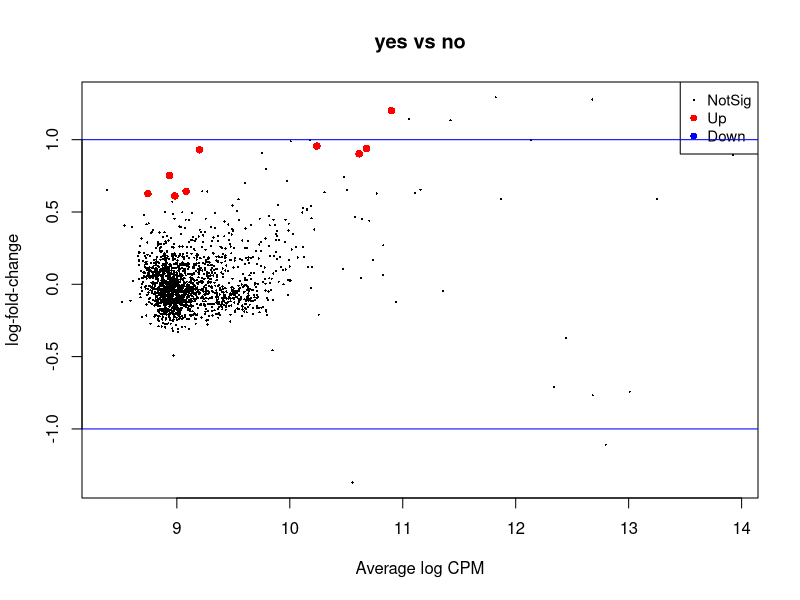
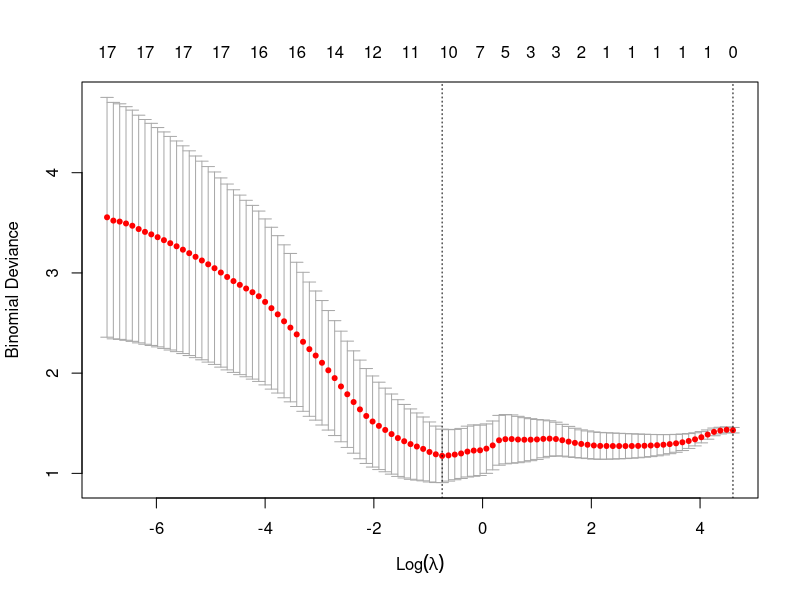
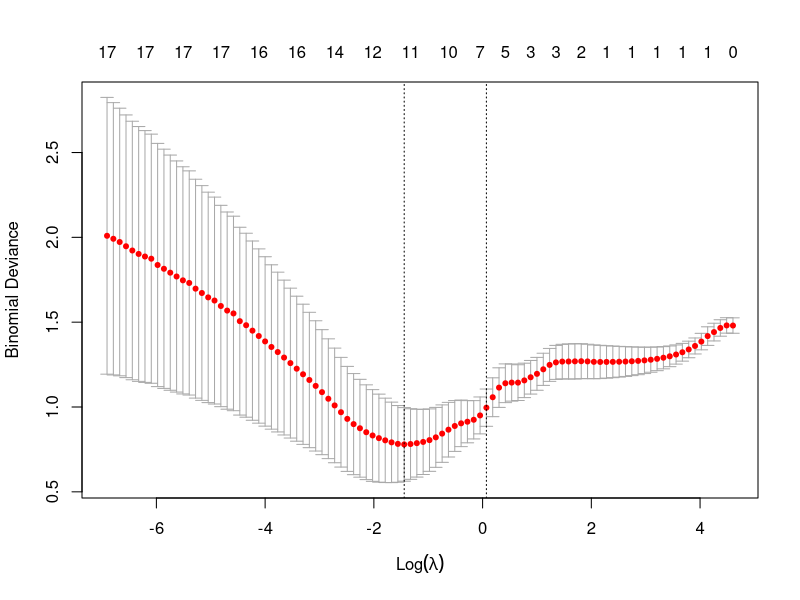
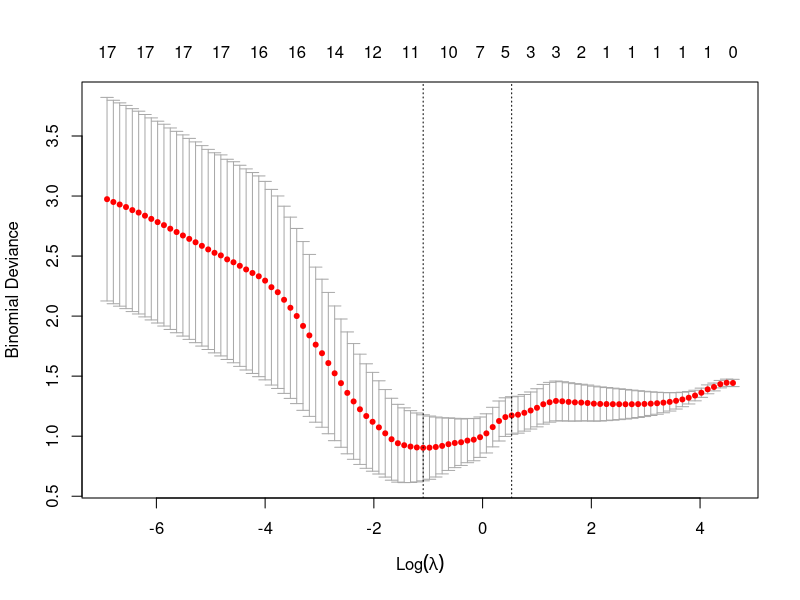
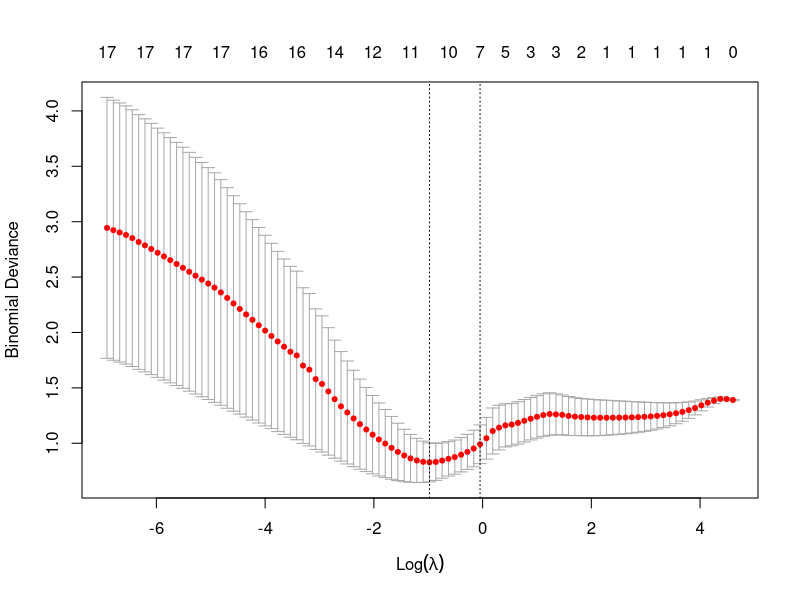
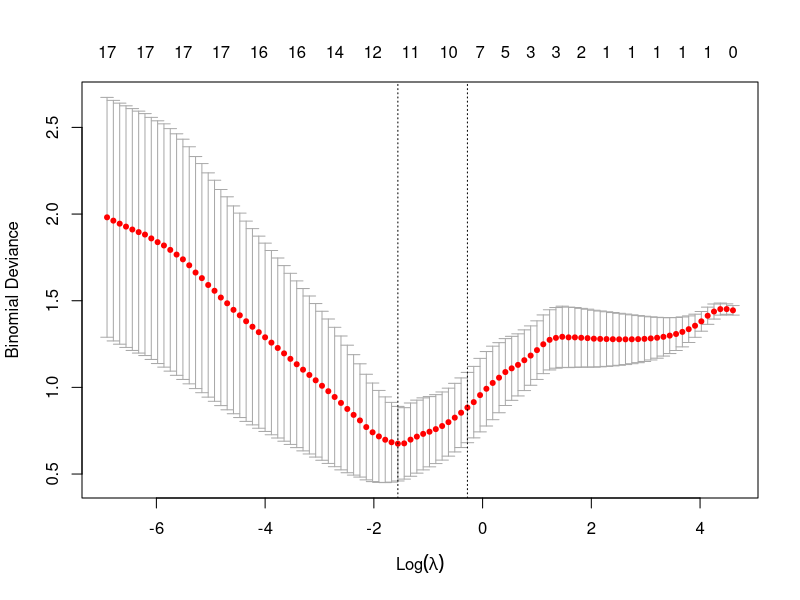
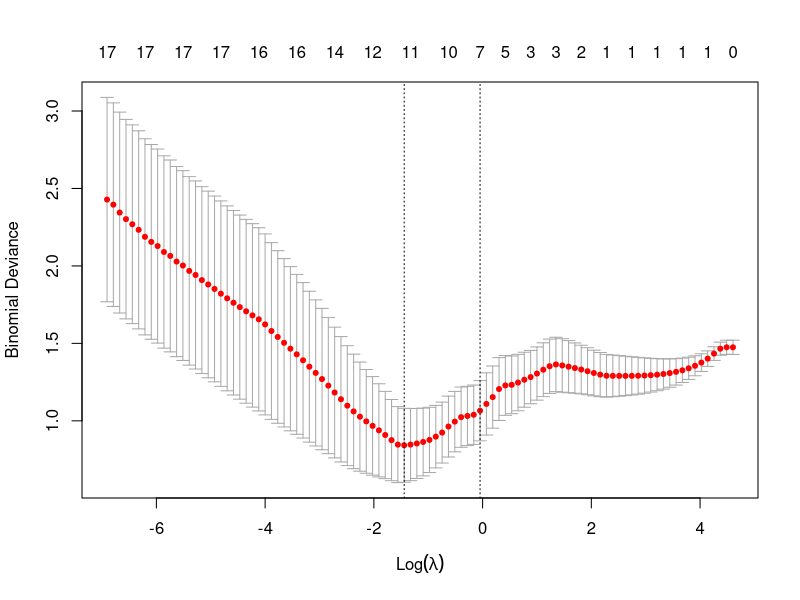
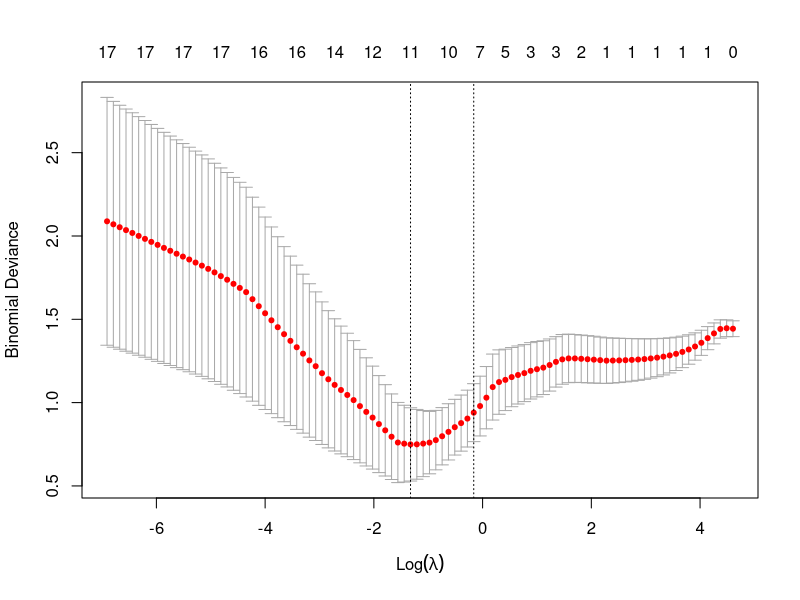

These figures' R source, in order: (Note: this script raises an error after producing the figures.)
library("survminer")
library("ggplot2")
require("survival")
library(glmnet)
library(pheatmap)
library(RColorBrewer)
library(tidyverse)
library(edgeR)
library(pROC)

# get Sig DE genes for training set 

CD68_df = read.csv("CD68_av.csv", header = T)
CD68_df$SpotID <- CD68_df$X
Res_CD68 = read.csv("CD68_response_table.csv", header = T)
Res_CD68$SpotID <- Res_CD68$ROI_ID_2
CD68_2 = merge(CD68_df, Res_CD68, by = "SpotID", all = FALSE)
CD68_2$group <- CD68_2$response # define the group you want to compare
data = CD68_2[,3:1713]
prop_test = 0.20
idx0 = which(CD68_2$group=="no")
idx1 = which(CD68_2$group=="yes")

#number_of_splits = 10

aucs = rep(-1,200)

for (cSplit in 107:150){
  
  set.seed(cSplit)
  idx0_shuffled = sample(idx0, length(idx0), replace = FALSE)
  idx1_shuffled = sample(idx1, length(idx1), replace = FALSE)
  
  test_idx = c(idx0_shuffled[1:(length(idx0)*prop_test)],idx1_shuffled[1:(length(idx1)*prop_test)])
  train_idx = setdiff(1:dim(data)[1],test_idx)
  train_data = CD68_2[train_idx,]
  train_data2 = train_data[,3:1713]
  test_data = CD68_2[test_idx,]
  test_data2 = test_data[,3:1713]
  
  # make the pseudo counts of the data
  
  d = DGEList(t(train_data2), group= train_data$response)
  d = calcNormFactors(d)    
  d = estimateCommonDisp(d)
  d = estimateTagwiseDisp(d)
  
  #Find significant genes
  response <- exactTest(d, pair = c("no", "yes"))
  FDR <- p.adjust(response$table$PValue, method="BH")
  sum(FDR < 0.2)
  topTags(response)
  plotMD(response)
  abline(h=c(-1,1), col="blue")
  response$table$FDR = FDR
  write.csv(response$table, "CD68_train_set_Sig_Genes.csv")
  
  dex_df = response$table
  dex_sel_genes = dex_df[which(dex_df$FDR < 0.2),] # take only genes that have FDR < 0.1
  dex_df$gene = row.names(dex_df)
  do_lasso = 1
  
  train_data3 = train_data[,which(colnames(train_data) %in% rownames(dex_sel_genes))]
  train_data3$response = train_data$response
  
  if (do_lasso){
    nGene = dim(train_data3)[2] - 1
    dim2 = dim(train_data3)[2]
    var_counts = matrix(0,1,nGene+1)
    mean_coeffs = matrix(0,nGene+1,1)
    nSeeds = 100
    
    for(cSeed in 1:nSeeds){
      
      print(cSeed)
      set.seed(cSeed)
      
      # lambdas_to_try <- 10^seq(-3, 5, length.out = 100)
      lambdas_to_try <- 10^seq(-3, 2, length.out = 100)
      ##
      lasso_cv <- cv.glmnet(as.matrix(train_data3[,1:nGene]), train_data3$response, alpha = 1, lambda = lambdas_to_try,
                            standardize = FALSE, nfolds = 10, family = "binomial")
      plot(lasso_cv)
      lambda_cv <- lasso_cv$lambda.min
      model_cv <- glmnet(as.matrix(train_data3[,1:nGene]), train_data3$response, alpha = 1, lambda = lambda_cv, standardize = FALSE, family = "binomial")
      coeffs <- predict(model_cv, as.matrix(train_data3[,1:nGene]), type = "coefficients")
      
      var_counts[which(coeffs!=0)] = var_counts[which(coeffs!=0)] + 1
      mean_coeffs = mean_coeffs + (coeffs/nSeeds)
      
    }
    
    mean_coeffs_weighted = mean_coeffs * (nSeeds/t(var_counts));
    
    var_props = var_counts / nSeeds
    colnames(var_props) = c("intercept",colnames(train_data3)[1:nGene])
    rownames(mean_coeffs) = c("intercept",colnames(train_data3)[1:nGene])
    rownames(mean_coeffs_weighted) = c("intercept",colnames(train_data3)[1:nGene])
    t(var_props)
    #mean_coeffs
    mean_coeffs_weighted #[2:nGene+1,]
    
    ## refit model
    var_props_nointerc = var_props[1,2:(nGene+1)]
    nonzero = which(var_props_nointerc>0)
    
    cSeed = 2001
    print(cSeed)
    set.seed(cSeed)
    
    model_cv <- glmnet(as.matrix(train_data3[,nonzero]), train_data3$response, alpha = 1, lambda = 0, standardize = FALSE, family = "binomial")
    coeffs <- predict(model_cv, as.matrix(train_data3[,nonzero]), type = "coefficients")
    
    coeffs
  }else{
    nGene = dim(train_data3)[2] - 1
    dim2 = dim(train_data3)[2]  
    nonzero = (1:nGene)
  }
  
  print(coeffs)
  
   ## heatmap
  
  pdf(file = paste("output_split_CD68_",toString(cSplit),".pdf", sep=""))
  
  # Training set 
  train_data4 = train_data3[,nonzero]
  train_data4 <- log2(train_data4)
  rownames(train_data4) = train_data$X
  #  sapply(rownames(train_data4),function(x) 
  #  strsplit(as.character(x),split = "\\\\")[[1]][1])
  train_data4 <- train_data4[order(train_data$response),]
  train_data5 = data.frame("Response" = sort(train_data$response))
  rownames(train_data5) = rownames(train_data4)
  #rownames(train_data4) = train_data5$Response # name matching
  pheatmap(train_data4,annotation_row = train_data5, main = "Signature genes CD68 Comp",
           cluster_rows = T, color = colorRampPalette(rev(brewer.pal(n = 11, name ="RdYlGn")))(15),
           # cutree_cols = 2,
           cutree_rows = 2, 
           fontsize = 8)
  pheatmap(train_data4,annotation_row = train_data5, main = "Signature genes for CD68 comp",
           cluster_rows = F, color = colorRampPalette(rev(brewer.pal(n = 11, name ="RdYlGn")))(15),
           cutree_cols = 2,
           #cutree_rows = 3, 
           fontsize = 8)
  
  ## heatmap
  
  # Testing set 
  test_data = CD68_2[test_idx,]
  test_data2 = test_data[,which(colnames(test_data) %in% rownames(dex_sel_genes))]
  test_data2 = test_data2[,nonzero]
  test_data2 <- log2(test_data2)
  rownames(test_data2) = sapply(rownames(test_data2),function(x) 
    strsplit(as.character(x),split = "\\\\")[[1]][1])
  test_data2 <- test_data2[order(test_data$response),]
  test_data3 = data.frame("Response" = sort(test_data$response))
  rownames(test_data3) = rownames(test_data2)
  #rownames(test_data3) = train_data5$Response # name matching
  pheatmap(test_data2,annotation_row = test_data3, main = "Signature genes CD68 Comp",
           cluster_rows = T, color = colorRampPalette(rev(brewer.pal(n = 11, name ="RdYlGn")))(15),
           # cutree_cols = 2,
           cutree_rows = 2, 
           clustering_method = "complete",
           # clustering_distance_cols = "correlation" or "euclidean", ,
           # clustering_distance_rows = "correlation",
           fontsize = 8)
  
  pheatmap(test_data2,annotation_row = test_data3, main = "Signature genes CD68 Comp",
           cluster_rows = F, color = colorRampPalette(rev(brewer.pal(n = 11, name ="RdYlGn")))(15),
           cutree_cols = 2,
           #cutree_rows = 3, 
           fontsize = 8, clustering_method = "complete")
  
  #data3$lasso_score <- predict(model_cv, as.matrix(data3[,nonzero]))
  
  test_data3 = test_data[,which(colnames(test_data) %in% rownames(dex_sel_genes))]
  test_data3$response = test_data$response  
  test_data3$lasso_scores = matrix(0,dim(test_data3)[1],1)
  for(i in 1:dim(test_data3)[1]){
    test_data3$lasso_scores[i] = sum(as.matrix(test_data3[i,nonzero])*t(coeffs[2:dim(coeffs)[1],]))
  }  
  
  ## AUC analysis
  
  #data3 %>%
  #  roc(response, lasso_score)
  
  pROC_obj <- roc(test_data3$response,test_data3$lasso_scores,
                  smoothed = TRUE,
                  # arguments for ci
                  ci=TRUE, ci.alpha=0.9, stratified=FALSE,
                  # arguments for plot
                  plot=TRUE, auc.polygon=TRUE, max.auc.polygon=TRUE, grid=TRUE,
                  print.auc=TRUE, show.thres=TRUE)
  
  pROC_obj
  
  dev.off()
  
  aucs[cSplit] = pROC_obj$auc
  write.csv(aucs, "aucs_CD68.csv")  
  
}
